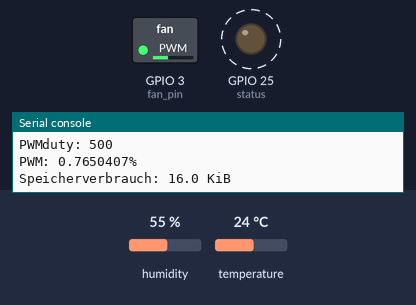
This program was run on a simulated ESP32 board running MicroPython. Shown: switched loads named in the program (green lamp = pin HIGH), output pins drawn as LEDs (lit = HIGH), the last lines printed to the serial console. Wiring (from the project's diagram.json): DHT22 sensor on GPIO 15. Dashed ring = blinking. The inputs (shaded band) are chosen by the test bench; at power-on: humidity 55 %, temperature 24 °C.

Above: at 1.2 s.
1.3 s: humidity set to 22 %
At 2.8 s:
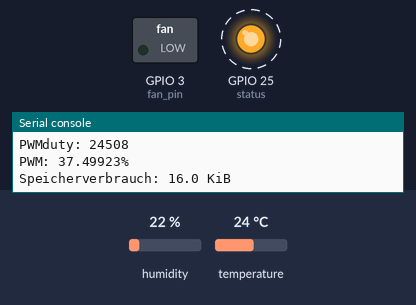
5.5 s: humidity set to 68 %
At 6.8 s:
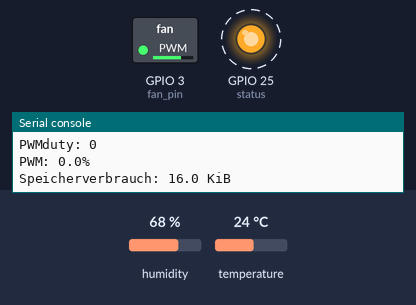
9.7 s: humidity set to 88 %
At 10.8 s:
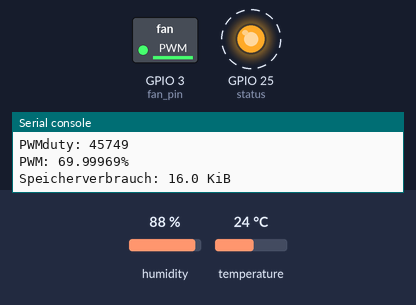
13.9 s: humidity set to 40 %
At 15.6 s:
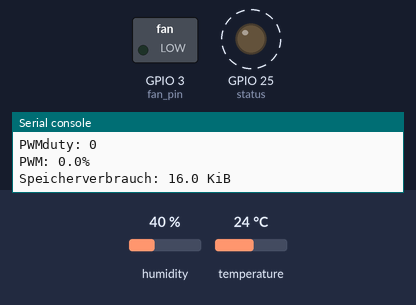
Timing chart, 0 to 19.1 s (numbered marks = the images above; inputs shaded):
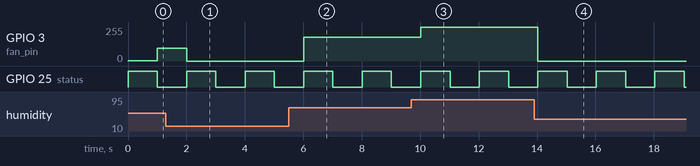

The program:

main.py
```python
from machine import Pin, PWM
import time, math, gc
from dht import DHT11, InvalidChecksum
from math import log

def dew_point(temp, humidity):
    a = 17.27
    b = 237.7
    alpha = ((a * temp) / (b + temp)) + log(humidity / 100.0)
    return (b * alpha) / (a - alpha)

#PWM Steuerungsgerade a = min, b = max
def duty_pwm (target):
    # Kann angepasst werden Min Humidity
    a_pwm = 40.0
    # Kann angepasst werden Max Humidity
    b_pwm = 80.0
    m = 65356/(b_pwm - a_pwm)
    n = (65356 * a_pwm)/(a_pwm - b_pwm)

    if target < a_pwm:
        y = 0
    elif target > b_pwm:
        y = 65356
    else:
        y = (m * target + n)

    return y

#Init Feuchtigkeitssensor
DHTPin = Pin(20, Pin.OUT, Pin.PULL_DOWN)

# Initialisiere PWM-Pin
fan_pin = Pin(3)
fan_pwm = PWM(fan_pin, freq=1000, duty_u16=512)
fan_pwm.duty_u16(500)

# Init Statusled
status = Pin(25,Pin.OUT)
status.on()

while True:
    time.sleep(1)
    sensor = DHT11(DHTPin)
    status.toggle()

    temp = (sensor.temperature)
    humidity = (sensor.humidity)
    dew_point_temp = dew_point(temp, humidity)
    pwmperc = 100*(fan_pwm.duty_u16()/(65356))

    # Zeige alle interessanten Werte an
    print("Temperature: " + str(temp))
    print("Humidity: " + str(humidity))
    print("DewPoint: " + str(dew_point_temp))
    print("PWMduty: " + str(fan_pwm.duty_u16()))
    print("PWM: " + str(pwmperc)+"%")
    print("Speicherverbrauch:", gc.mem_alloc() / 1024, "KiB")


    # Regle Lüftergeschwindigkeit basierend auf Feuchtigkeitswert

    duty = int(duty_pwm(humidity))

    fan_pwm.duty_u16(duty)

    # Garbage Collection
    if gc.mem_alloc() > 1000000:
        gc.collect()
```

Measured:
- after the input at 1.3 s, GPIO 3 (fan_pin): 95/255 → 0/255 after 0.70 s
- after the input at 5.5 s, GPIO 3 (fan_pin): 0/255 → 178/255 after 0.51 s
- after the input at 9.7 s, GPIO 3 (fan_pin): 178/255 → 254/255 after 0.32 s
- after the input at 13.9 s, GPIO 3 (fan_pin): 254/255 → 0/255 after 0.13 s
- by itself, GPIO 25 (status): alternates HIGH for 1.0 s and LOW for 1.0 s
